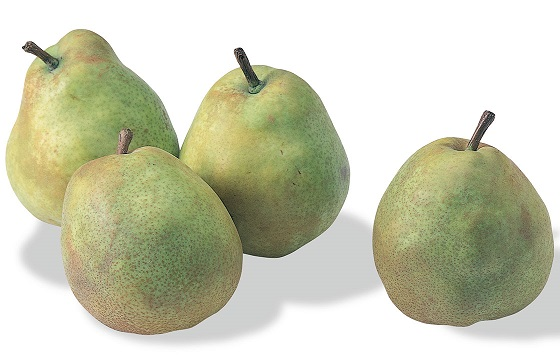
#> input picture Python/OpenCV/la.jpg, 560 x 360 px
$ python cv.py
#> lines starting #> are read from the running program, lines starting #| are printed output that depends on the picture
# -*- coding: UTF-8 -*-
#
import cv2
import matplotlib.pyplot as plt

def main():

    img = cv2.imread('la.jpg')
#> img is the input picture: shape (360, 560, 3); mean B, G, R 180.5, 203.9, 202.4
    cv2.imshow('la', img)

    # ネガポジ変換
    mono = cv2.cvtColor(img, cv2.COLOR_BGR2GRAY)
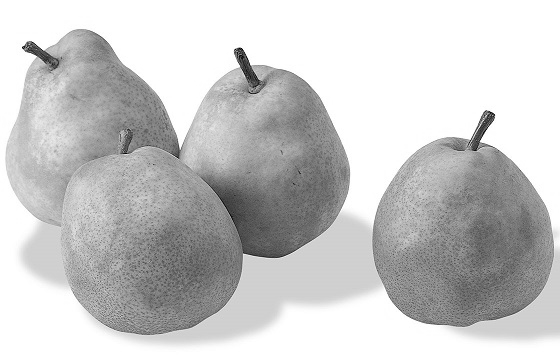
#> mono: shape (360, 560); min 0, max 255, mean 200.8
    cv2.imshow('la-mono', mono)

    # キー入力を待って終了
    cv2.waitKey(0)
#> (the run stopped early here; a loop or call above may not have finished)
